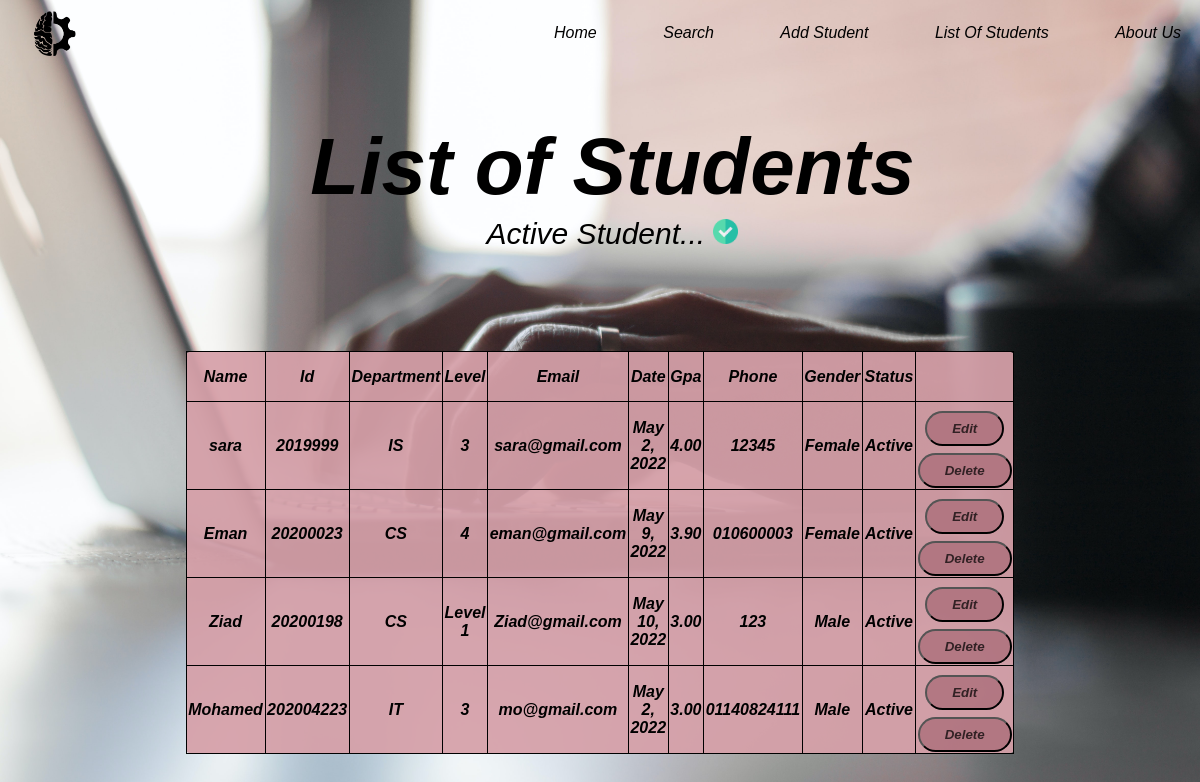
Page /list on the committed database.
### pages/models.py (models this page shows, shortened)
class Student(models.Model):
    name = models.CharField(max_length=100)
    studentID = models.CharField(max_length=8, unique=True)
    Email = models.EmailField()
    date = models.DateField()
    GPA = models.DecimalField(max_digits=3,decimal_places=2)
    levels = [ ('Level 1','Level 1'), ('Level 2','Level 2'),
            ('Level 3','Level 3'), ('Level 4','Level 4')]
    level = models.CharField(max_length=50, choices=levels)
    departments = [('IS', 'IS'), ('CS', 'CS'),
                   ('IT', 'IT'), ('DS', 'DS'), ('AI', 'AI')]
    department = models.CharField(max_length=50, choices=departments)
    phone = models.CharField(max_length=20)
    gender = models.CharField(max_length=50 ,choices=[('Female','Female'), ('Male', 'Male')])
    status = models.CharField(max_length=50,choices=[('Active', 'Active'), ('Inactive','Inactive')])
    class Meta:
        ordering = ['status','studentID']

### pages/views.py (the view)
# urls.py: path('list', views.list_student, name='list'),
def list_student(request):
    students = {
        'stu': Student.objects.all()
    }
    return render(request ,'pages/list.html',students)

### templates/pages/list.html (shortened to what this page needs)
{% load static %}
<!DOCTYPE html>
<html>
<head>
    <link rel="stylesheet" href="{% static 'css/bar.css' %}">
    <link rel="stylesheet" href="{% static 'css/search.css' %}">
    <link rel="stylesheet" href="https://cdnjs.cloudflare.com/ajax/libs/font-awesome/6.1.1/css/all.min.css">
    <link rel="stylesheet" href="{% static 'css/list.css' %}">
</head>
<body>
    <div class="nav">
        <ul>
            <li>
                <a href="{% url 'index' %}">Home</a>
            </li>
            <li>
                <a href="{% url 'search' %}" >Search</a>
            </li>
            <li>
                <a href="{% url 'add' %}">Add Student</a>
            </li>
            <li>
                <a href="{% url 'list' %}">List Of Students</a>
            </li>
            <li>
                <a href="{% url 'about' %}" >About Us</a>
            </li>
        </ul>
    </div>
    <form>
        <div class="one">
            <p class="f-paragraph">
                <strong>List of Students</strong>
            </p>
            <p class="s-paragraph">Active Student...
                <img src="{% static '/image/back-ground/check.png' %}" class="second-pic" >
            </p>
        </div>
    </form>
        <div id = "br space">
            <br>
            <br>
            <br>
            <br>
            <br>
        </div>
    <table>
        <thead>
            <th>Name</th>
            <th>Id</th>
            <th>Department</th>
             <th>Level</th>
            <th>Email</th>
            <th>Date</th>
            <th>Gpa</th>
            <th>Phone</th>
            <th>Gender</th>
            <th>Status</th>
        </thead>
        <tbody>
             {% for student in stu %}
            <tr>
                <td>{{student.name}}</td>
                <td>{{student.studentID}}</td>
                <td>{{student.department}}</td>
                <td>{{student.level}}</td>
                <td>{{student.Email}}</td>
                <td>{{student.date}}</td>
                <td>{{student.GPA}}</td>
                <td>{{student.phone}}</td>
                <td>{{student.gender}}</td>
                <td class="activate">{{student.status}}</td>
                <td>
                     <button class="btn"><a href="{% url 'edit' student.studentID%}">Edit</a></button>
                     <button class="btn"><a href="{% url 'delete' student.studentID%}">Delete</a></button>
                 </td>
            </tr>
            {% endfor %}
        </tbody>
    </table>
<br>
</body>
</html>

### project/static/css/bar.css (style rules this page uses)
* { font-family: 'Poppins', sans-serif; box-sizing: border-box; scroll-behavior: smooth; }
.nav { margin: -25px; padding-top: 11px ; padding-bottom: 10px; overflow: hidden; background:linear-gradient(rgb(15, 15, 95) rgb(25, 25, 154),rgb(50, 50, 158)); background-repeat: no-repeat; }
.nav ul { list-style-type: none ; border-radius: 3px; text-align: right; background-image: url('/static/image/bar/icon.png'); background-repeat:no-repeat; background-size: 48px; background-position: 4% 10%; }
.nav ul li { display: inline-block; margin-left:10px ; margin-right: 20px; }
li a { display: inline-block; color: rgb(0, 0, 0); padding: 14px 16px; text-decoration: none; }

### project/static/css/search.css (style rules this page uses)
body { background-image: url("/static/image/search/search.jpg"); background-repeat: no-repeat; background-size: 100% 100%; background-attachment: fixed; }
.one .f-paragraph { text-align: center; font-family: 'IntegralCF','sans-serif'; font-size: 80px; font-weight: 200; line-height: 60px; color: rgb(0, 0, 0); margin-left:25px; }
.one .s-paragraph { text-align: center; margin-bottom: 10px; margin-top: -60px; margin-left:25px; color: #000000; font-size: 30px; font-weight: 150; line-height: 40x; }
.one .s-paragraph .second-pic { display: inline; height: 25px; }

### project/static/css/list.css (style rules this page uses)
* { font-style: italic; scroll-behavior: smooth; }
body { background-color: rgba(221 211 211 / 30%); }
table { font-weight: bold; text-align: center; width: 100%; height: 50px; border: 1.5px solid black; background-color: #d6a0a9ef; border-radius: 1%; border-collapse: collapse; width: 70%; margin-left: auto; margin-right: auto; }
th { font-weight: bold; text-align: center; width: 1200px; height: 50px; border: 1.5px solid rgb(0, 0, 0); border-radius: 10%; }
td { font-weight: bold; text-align: center; width: 1200px; height: 50px; border: 1.5px solid black; border-radius: 10%; }
.btn { background-color: #b07680ef; border-color: black; font-weight: bold; color: rgb(0 0 0 / 72%); padding: 8px 25px; border-radius: 20px; margin-top: 7.5px; text-decoration: none; }
.btn a { color: rgb(0 0 0 / 72%); text-decoration: none; }

### rows in the picture
Student: name "sara", studentID "2019999", department "IS", level "3", Email "sara@gmail.com", date "May 2, 2022", GPA "4.00", phone "12345", gender "Female", status "Active"
Student: name "Eman", studentID "20200023", department "CS", level "4", Email "eman@gmail.com", date "May 9, 2022", GPA "3.90", phone "010600003", gender "Female", status "Active"
Student: name "Ziad", studentID "20200198", department "CS", level "Level 1", Email "Ziad@gmail.com", date "May 10, 2022", GPA "3.00", phone "123", gender "Male", status "Active"
Student: name "Mohamed", studentID "202004223", department "IT", level "3", Email "mo@gmail.com", date "May 2, 2022", GPA "3.00", phone "01140824111", gender "Male", status "Active"
